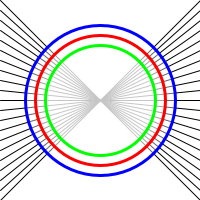
Frame 1 (no input)
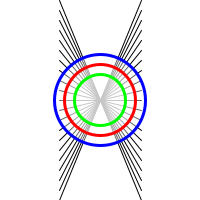
Frame 60 (the mouse pressed at the canvas centre just before this capture)
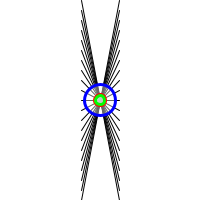
Frame 120 (the mouse held since frame 60 and released just before this capture)

The Processing sketch that drew these frames (run headless with seeded random() and noise(); from frame 60 on, the mouse is pressed at the canvas centre):

// Processing sketch: processing_161196
// ── processing_161196.pde

int positionX=0;
int positionY=200;
float cerclebleu=150;
float cerclerouge=130;
float cerclevert=110;

void setup(){
  size(200,200);
  //noLoop();
}

void draw(){
  background(255);
  stroke(0);
  strokeWeight(1);
  line(positionX,0,100,100);
  line(positionX,10,100,100);
  line(positionX,20,100,100);
  line(positionX,30,100,100);
  line(positionX,40,100,100);
  line(positionX,50,100,100);
  line(positionX,60,100,100);
  line(positionX,70,100,100);
  line(positionX,80,100,100);
  line(positionX,90,100,100);
  line(positionX,100,100,100);
  line(positionX,110,100,100);
  line(positionX,120,100,100);
  line(positionX,130,100,100);
  line(positionX,140,100,100);
  line(positionX,150,100,100);
  line(positionX,160,100,100);
  line(positionX,170,100,100);
  line(positionX,180,100,100);
  line(positionX,190,100,100);
  line(positionX,200,100,100);
  line(100,100,positionY,200);
  line(100,100,positionY,190);
  line(100,100,positionY,180);
  line(100,100,positionY,170);
  line(100,100,positionY,160);
  line(100,100,positionY,150);
  line(100,100,positionY,140);
  line(100,100,positionY,130);
  line(100,100,positionY,120);
  line(100,100,positionY,110);
  line(100,100,positionY,100);
  line(100,100,positionY,90);
  line(100,100,positionY,80);
  line(100,100,positionY,70);
  line(100,100,positionY,60);
  line(100,100,positionY,50);
  line(100,100,positionY,40);
  line(100,100,positionY,30);
  line(100,100,positionY,20);
  line(100,100,positionY,10);
  line(100,100,positionY,0);

  fill(255,255,255,100);
  stroke(0,0,255);//cercle bleu
  strokeWeight(3);
  ellipse(100,100,cerclebleu,cerclebleu);

  fill(255,255,255,100);
  stroke(255,0,0);//cercle rouge
  strokeWeight(3);
  ellipse(100,100,cerclerouge,cerclerouge);

  fill(255,255,255,100);
  stroke(0,255,0);//cercle vert
  strokeWeight(3);
  ellipse(100,100,cerclevert,cerclevert);
  
  positionX = positionX+1;
  positionY = positionY-1;
  cerclebleu = cerclebleu-1;
  cerclerouge = cerclerouge-1;
  cerclevert = cerclevert-1;
}
